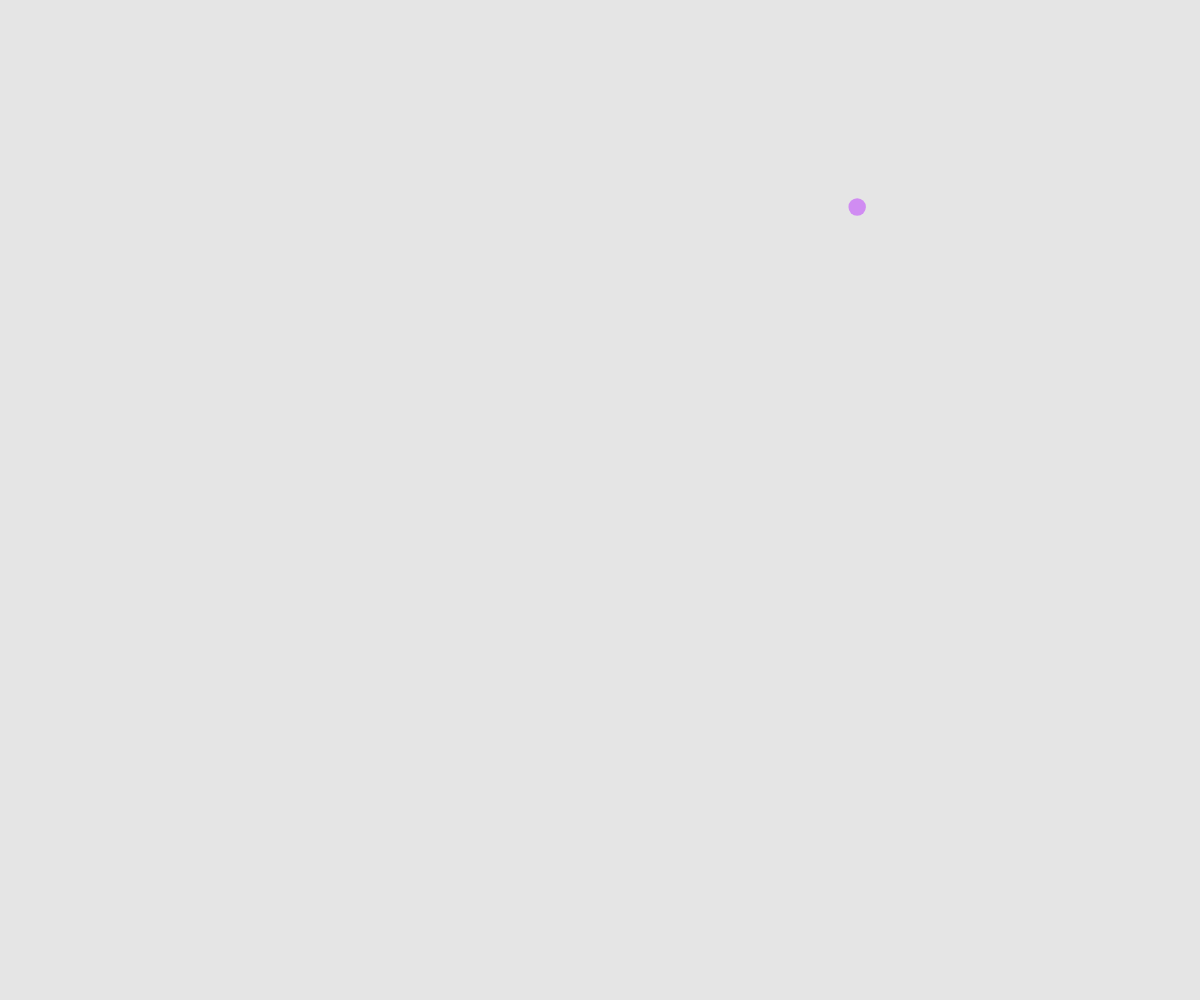
Frame 1 (no input)
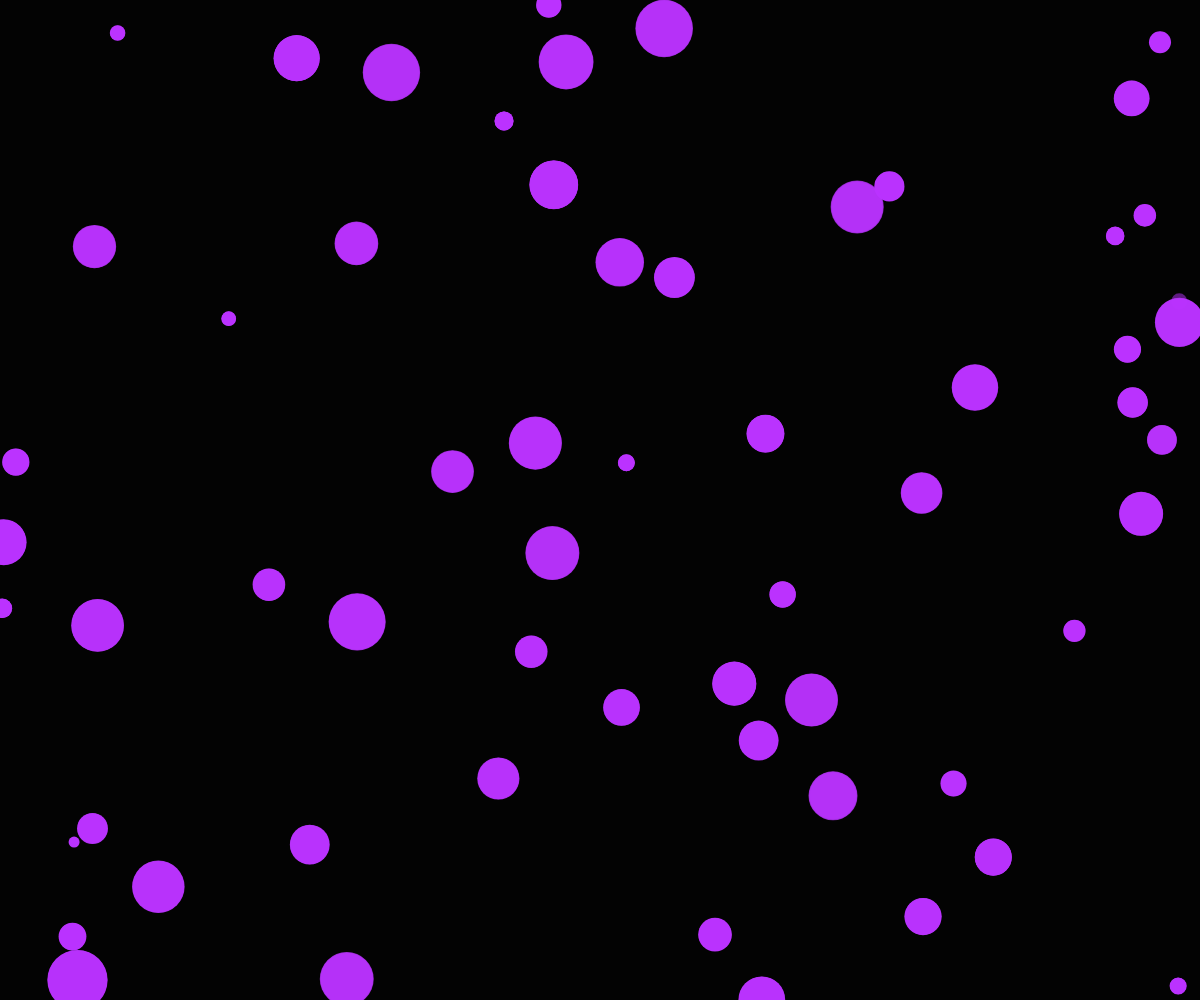
Frame 60 (no input)
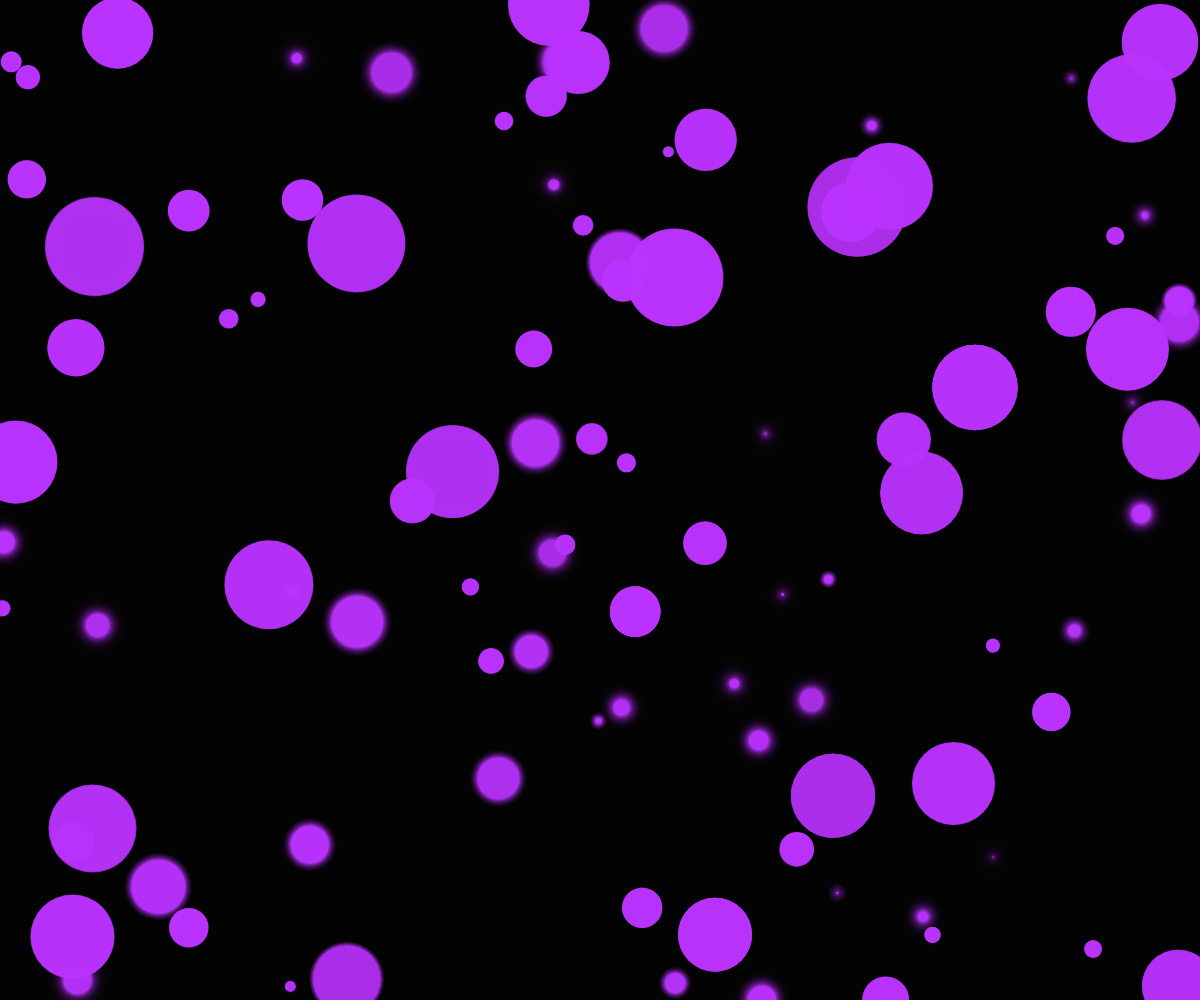
Frame 120 (the mouse pressed at the canvas centre since frame 60)

The p5.js sketch that drew these frames (run headless with seeded random() and noise() and a simulated clock; from frame 60 on, the mouse is pressed at the canvas centre):

// p5.js sketch
// ── sketch.js
let dots = [];

function setup() {
  createCanvas(windowWidth, windowHeight);
  colorMode(HSB, 360, 100, 100, 100);
  noStroke();
}

function draw() {
  background(0, 0, 0, 10); // Adding a translucent background to create the effect of fading out

  if (dots.length < 100) { // Adding new dots at random locations
    dots.push(new Dot(random(width), random(height)));
  }

  for (let i = dots.length - 1; i >= 0; i--) {
    dots[i].display(); // Displaying each dot
    dots[i].update(); // Updating each dot's properties
    if (dots[i].opacity <= 0) {
      dots.splice(i, 1); // Removing dots that have faded away completely
    }
  }
}

class Dot {
  constructor(x, y) {
    this.position = createVector(x, y);
    this.color = color(280, 80, 100, 50); // Making the dots transparent
    this.size = random(10, 20);
    this.opacity = 100;
    this.pulseSpeed = random(0.01, 0.05); // Randomizing the pulse speed of each dot
    this.fadeSpeed = random(0.1, 0.5); // Randomizing the fade speed of each dot
    this.birthTime = millis(); // Recording the time at which the dot was created
  }

  display() {
    fill(this.color);
    ellipse(this.position.x, this.position.y, this.size, this.size);
  }

  update() {
    let elapsedTime = millis() - this.birthTime; // Calculating the elapsed time since the dot was created
    if (elapsedTime > 3000) { // Limiting the maximum pulsating time to 3 seconds
      this.pulseSpeed = 0; // Setting the pulse speed to 0 to stop pulsating
      this.fadeSpeed = 5; // Increasing the fade speed to fade away faster
    }
    this.size += sin(frameCount * this.pulseSpeed); // Making the size of the dot pulse
    this.opacity -= this.fadeSpeed; // Making the dot gradually fade away
    this.color = color(hue(this.color), saturation(this.color), brightness(this.color), this.opacity); // Updating the dot's color with the new opacity value
  }
}
